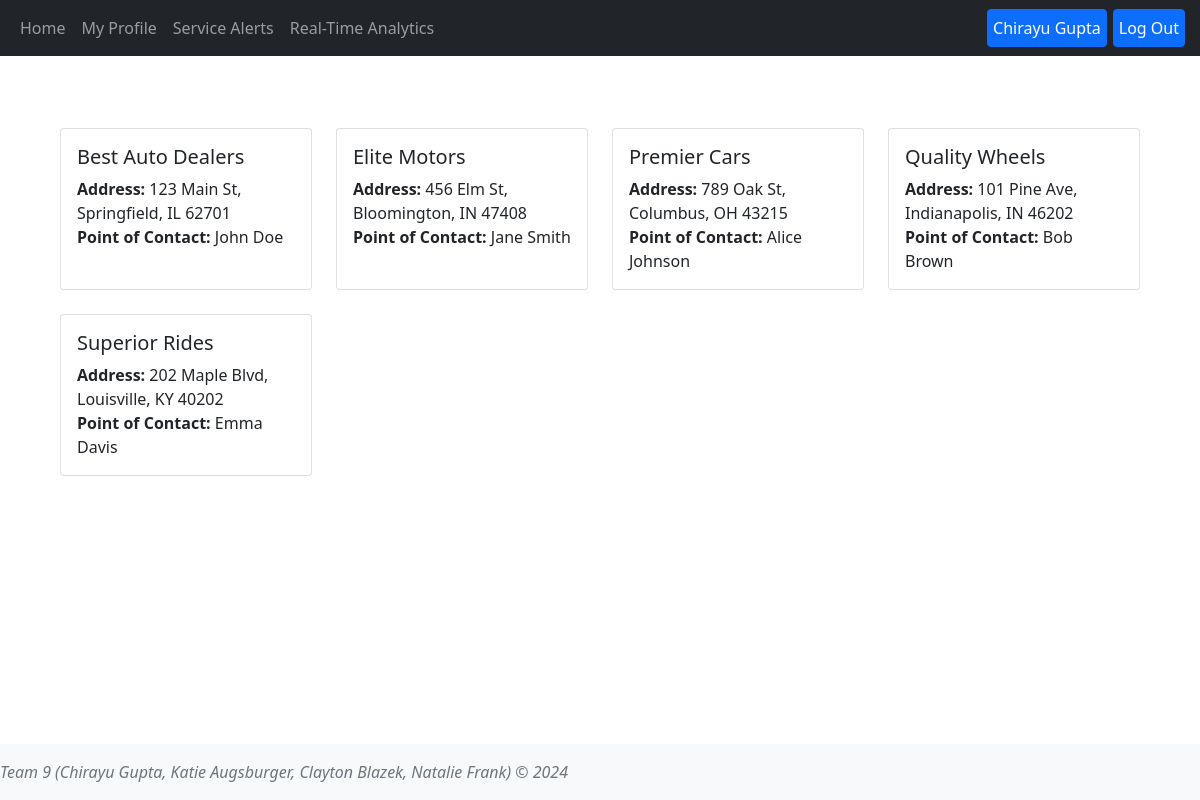
The page /dealers (signed in) on the database its author committed.
### tables this page shows
CREATE TABLE Users (user_id INTEGER PRIMARY KEY AUTOINCREMENT,username TEXT NOT NULL, name TEXT NOT NULL,email TEXT NOT NULL UNIQUE,password TEXT NOT NULL,profile_image TEXT,branch TEXT);

CREATE TABLE dealers (dealer_id INTEGER PRIMARY KEY AUTOINCREMENT,name TEXT NOT NULL,poc_name TEXT NOT NULL,poc_email TEXT NOT NULL,poc_phone TEXT NOT NULL,address TEXT NOT NULL);

### app.py (the view)
@app.route('/dealers')
def dealers():
    user_id = session.get('user_id')
    user = User.getUserByID(user_id)
    dealers = Dealer.getAllDealers()
    return render_template('dealers.html', user=user, user_id=user_id, dealers = dealers)

### dealers.py (called while the page is built)
    @classmethod
    def getAllDealers(cls):
        conn = sqlite3.connect(db_path)
        cursorObj = conn.cursor()
        cursorObj.execute('SELECT dealer_id, name, poc_name, poc_email, poc_phone, address FROM dealers;')
        allRows = cursorObj.fetchall()
        ListOfDictionaries = []
        for row in allRows:
            m = {"dealer_id": row[0], 'name':row[1],"poc_name":row[2], 'poc_email': row[3], 'poc_phone':row[4], 'address':row[5]}
            ListOfDictionaries.append(m)
        if conn:
            conn.close()
        return ListOfDictionaries

### users.py (called while the page is built)
    @classmethod
    def getAllUsers(cls):
        conn = sqlite3.connect(db_path)
        cursorObj = conn.cursor()
        cursorObj.execute('SELECT user_id, username, name, email, password, profile_image, branch FROM users;')
        allRows = cursorObj.fetchall()
        ListOfDictionaries = []
        for row in allRows:
            m = {"user_id": row[0], 'username':row[1],"name":row[2], 'email': row[3], 'password':row[4], 'profile_image':row[5], 'branch':row[6]}
            ListOfDictionaries.append(m)
        if conn:
            conn.close()
        return ListOfDictionaries

    @classmethod
    def getUserByID(cls, user_id):
        users = User.getAllUsers()
        for user in users:
            if user['user_id'] == user_id:
                return user

### templates/dealers.html (shortened to what this page needs)
{% extends 'base.html' %}
{% block content%}
<main class="d-inline-flex p-5 align-items-end">
    <div class="container">
        <div class="row">
            {% for dealer in dealers %}
            <div class="col-md-3 mb-4">
                <a href="{{ url_for('dealer', dealer_id=dealer['dealer_id']) }}" class="text-decoration-none text-dark">
                <div class="card h-100">
                    <div class="card-body">
                        <h5 class="card-title">{{ dealer['name'] }}</h5>
                        <p class="card-text">
                            <strong>Address:</strong> {{ dealer['address'] }}<br>
                            <strong>Point of Contact:</strong> {{ dealer['poc_name'] }}<br>
                        </p>
                    </div>
                </div>
            </a>
            </div>
            {% endfor %}
        </div>
    </div>
</main>
{% endblock %}

### templates/base.html (shortened to what this page needs)
<!DOCTYPE html>
<html lang="en">
<head>
    <link rel="stylesheet" href="https://cdnjs.cloudflare.com/ajax/libs/font-awesome/5.15.4/css/all.min.css">
     <link href="{{url_for('static', filename='css/styles.css')}}" rel="stylesheet">
    <link href="https://cdn.jsdelivr.net/npm/bootstrap@5.1.1/dist/css/bootstrap.min.css" rel="stylesheet" />
    <header>
      <nav class="navbar navbar-expand-md navbar-dark fixed-top bg-dark">
        <div class="container-fluid">
          <div class="collapse navbar-collapse" id="navbarCollapse me-auto mb-2 mb-md-0">
            <ul class="nav navbar-nav">
              <li class="nav-item">
                <a class="nav-link" aria-current="page" href="{{url_for('index')}}">Home</a>
              </li>
              <li class="nav-item">
                <a class="nav-link "  href="{{url_for('profile')}}">My Profile</a>
              </li>
              {% if user_id %}
                <li class="nav-item">
                  <a class="nav-link" href="{{url_for('alerts')}}"> Service Alerts</a>
                </li>
                <li class="nav-item">
                  <a class="nav-link" href="{{url_for('analytics')}}"> Real-Time Analytics</a>
                </li>
              {% endif %}
            </ul>
            </div>
            <div class="collapse navbar-collapse">
              {%if user_id %}
              <ul class="nav navbar-nav ms-auto">
                {% if user['profile_image'] %}
                <li class="nav-item">
                  <a href="{{url_for('profile')}}"><img src="{{url_for('static', filename='images/'+user['profile_image'])}}" class="profile-image-b" style="position: relative;right:20px;"> </a>
                <li class="nav-item">
                  <a class="btn btn-primary" style='padding-left:5px !important;padding-right:5px !important;margin-left:3px !important;margin-right:3px !important;position:relative; top:5px;'href="{{url_for('logout')}}" onclick="return confirmLogout()"> Log Out</a>
                </li>
                  {% else %}
                <li class="nav-item">
                  <a class="btn btn-primary" style='padding-left:5px !important;padding-right:5px !important;margin-left:3px !important;margin-right:3px !important;' href="{{url_for('profile')}}"> {{user['name']}}</a>
                </li>
                <li class="nav-item">
                  <a class="btn btn-primary" style='padding-left:5px !important;padding-right:5px !important;margin-left:3px !important;margin-right:3px !important;position:relative;'href="{{url_for('logout')}}" onclick="return confirmLogout()"> Log Out</a>
                </li>
                {% endif %}
              </ul>
            {% endif %}
          </div>
          </div>
      </nav>
    </header>
</head>
<body class="d-flex flex-column">
        {% block content %} {% endblock %}
    <footer class="footer mt-auto py-3 bg-light fixed-bottom">
        <div class="container.b">
          <span class="text-muted"> <i>Team 9 (Chirayu Gupta, Katie Augsburger, Clayton Blazek, Natalie Frank) &copy; 2024 </i></span>
      </div>
      </footer>
</body>
</html>

### static/css/styles.css (style rules this page uses)
body { padding-bottom: 100px; padding-top: 30px; }
.container { margin-top:50px !important; }

### rows shown on the page
Users: name "Chirayu Gupta"
dealers: name "Best Auto Dealers", address "123 Main St, Springfield, IL 62701", poc_name "John Doe"
dealers: name "Elite Motors", address "456 Elm St, Bloomington, IN 47408", poc_name "Jane Smith"
dealers: name "Premier Cars", address "789 Oak St, Columbus, OH 43215", poc_name "Alice Johnson"
dealers: name "Quality Wheels", address "101 Pine Ave, Indianapolis, IN 46202", poc_name "Bob Brown"
dealers: name "Superior Rides", address "202 Maple Blvd, Louisville, KY 40202", poc_name "Emma Davis"
